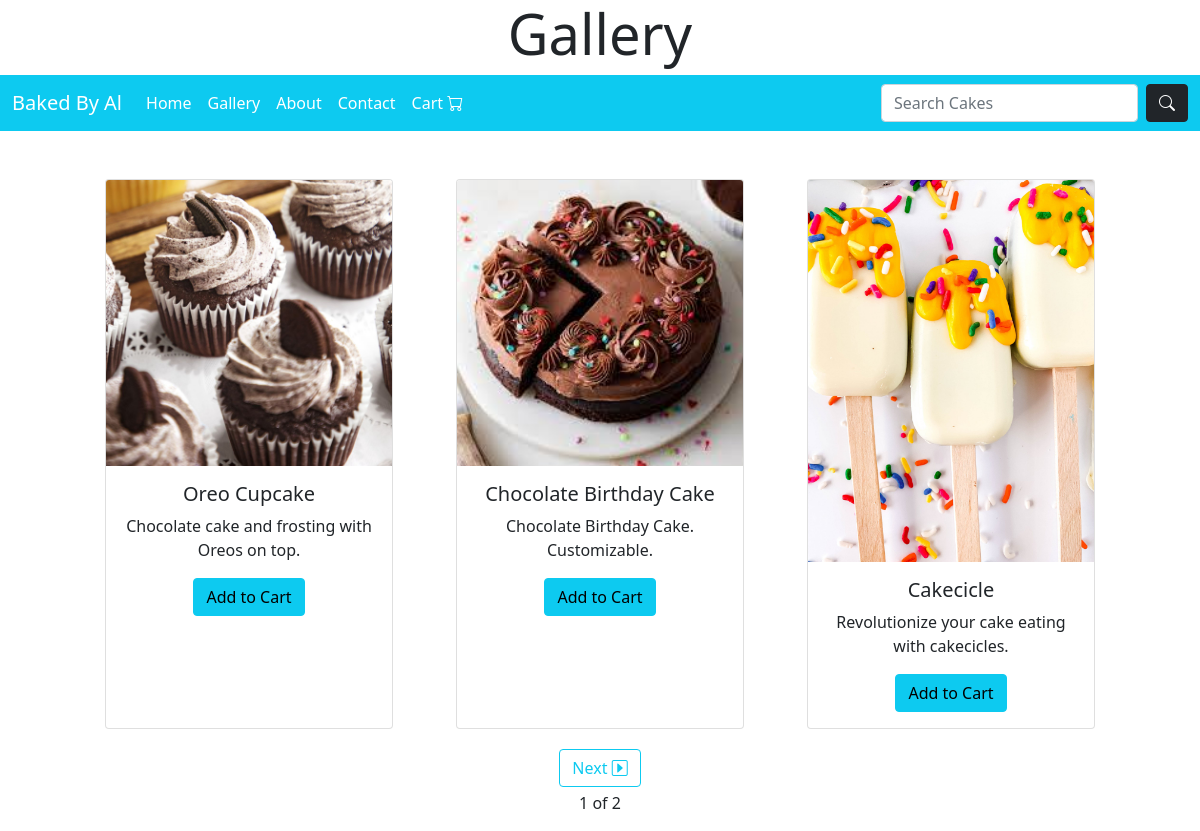
Page /gallery/ on the committed database.
### BakedByAl/models.py (models this page shows, shortened)
class GalleryItem(models.Model):
    name = models.CharField(max_length=100)
    description = models.TextField()
    image = models.ImageField(upload_to='gallery-images/', default="no-image.png", blank=True)

### BakedByAl/views.py (the view)
# urls.py: path("gallery/", views.gallery, name="gallery"),
def gallery(request):
    all_items = GalleryItem.objects.all()
    search = request.GET.get('search')
    is_search = False
    if search != '' and search is not None:
        all_items = all_items.filter(name__icontains=search)
        is_search = True
    paginator = Paginator(all_items, 3)
    page_number = request.GET.get('page')
    cakes = paginator.get_page(page_number)
    return render(request, 'BakedByAl/gallery.html', {'cakes': cakes, 'is_search': is_search})

### BakedByAl/templates/BakedByAl/gallery.html (shortened to what this page needs)
{% extends 'BakedByAl/base.html' %}
{% block header %}
    <h1 class="display-4">
    </h1>
{% endblock %}
{% block content %}
    <main class="container mt-5">
        <div class="d-flex flex-row justify-content-evenly">
            {% for cake in cakes %}
                <div class="card text-center" style="width: 18rem; height: auto">
                    <img class="card-img-top" src="{{ cake.image.url }}" alt="{{ cake.name }}">
                    <div class="card-body">
                        <h5 class="card-title">{{ cake.name }}</h5>
                        <p class="card-text">{{ cake.description }}</p>
                        <form action="{% url 'BakedByAl:cart' %}" method="post">
                            <input type="submit" value="Add to Cart" class="btn btn-info">
                        </form>
                    </div>
                </div>
            {% endfor %}
        </div>
        <div class="d-flex justify-content-center flex-row mt-3">
            {% if cakes.has_next %}
                <a href="?page={{ cakes.next_page_number }}" class="btn btn-outline-info m-1">Next <i
                        class="bi bi-caret-right-square"></i></a>
            {% endif %}
        </div>
        <div class="text-center">
            <p>
                {{ cakes.number }} of {{ cakes.paginator.num_pages }}
            </p>
        </div>
    </main>
{% endblock %}

### BakedByAl/templates/BakedByAl/base.html (shortened to what this page needs)
<!DOCTYPE html>
<html lang="en">
<head>
    <link href="https://cdn.jsdelivr.net/npm/bootstrap@5.0.2/dist/css/bootstrap.min.css" rel="stylesheet"
>
    <link rel="stylesheet" href="https://cdn.jsdelivr.net/npm/bootstrap-icons@1.10.5/font/bootstrap-icons.css">
</head>
<body>
<header class="text-center">
    {% block header %}
    {% endblock %}
</header>
<nav class="navbar navbar-expand-lg navbar-dark bg-info">
    <div class="container-fluid">
        <a class="navbar-brand" href="{% url 'BakedByAl:index' %}">Baked By Al</a>
        <div class="collapse navbar-collapse" id="navbarNav">
            <ul class="navbar-nav">
                <li class="nav-item">
                    <a class="nav-link active" href="{% url 'BakedByAl:index' %}">Home</a>
                </li>
                <li class="nav-item">
                    <a class="nav-link active" href="{% url 'BakedByAl:gallery' %}">Gallery</a>
                </li>
                <li class="nav-item">
                    <a class="nav-link active" href="{% url 'BakedByAl:about' %}">About</a>
                </li>
                <li class="nav-item">
                    <a class="nav-link active" href="{% url 'BakedByAl:contact' %}">Contact</a>
                </li>
                <li class="nav-item">
                    <a class="nav-link active" href="{% url 'BakedByAl:cart' %}">Cart <i class="bi bi-cart"></i></a>
                </li>
            </ul>
        </div>
        <form class="d-flex" role="search" method="get" action="{% url 'BakedByAl:gallery' %}">
            <input class="form-control me-2" type="search" placeholder="Search Cakes" aria-label="Search" name="search">
            <button class="btn btn-dark" type="submit"><i class="bi bi-search"></i></button>
        </form>
    </div>
</nav>
{% block content %}
{% endblock %}
</body>
</html>

### rows in the picture
GalleryItem: image (picture), name "Oreo Cupcake", description "Chocolate cake and frosting with Oreos on top."
GalleryItem: image (picture), name "Chocolate Birthday Cake", description "Chocolate Birthday Cake. Customizable."
GalleryItem: image (picture), name "Cakecicle", description "Revolutionize your cake eating with cakecicles."

### other values in the picture
{{ cakes.number }} "1"
{{ cakes.paginator.num_pages }} "2"
